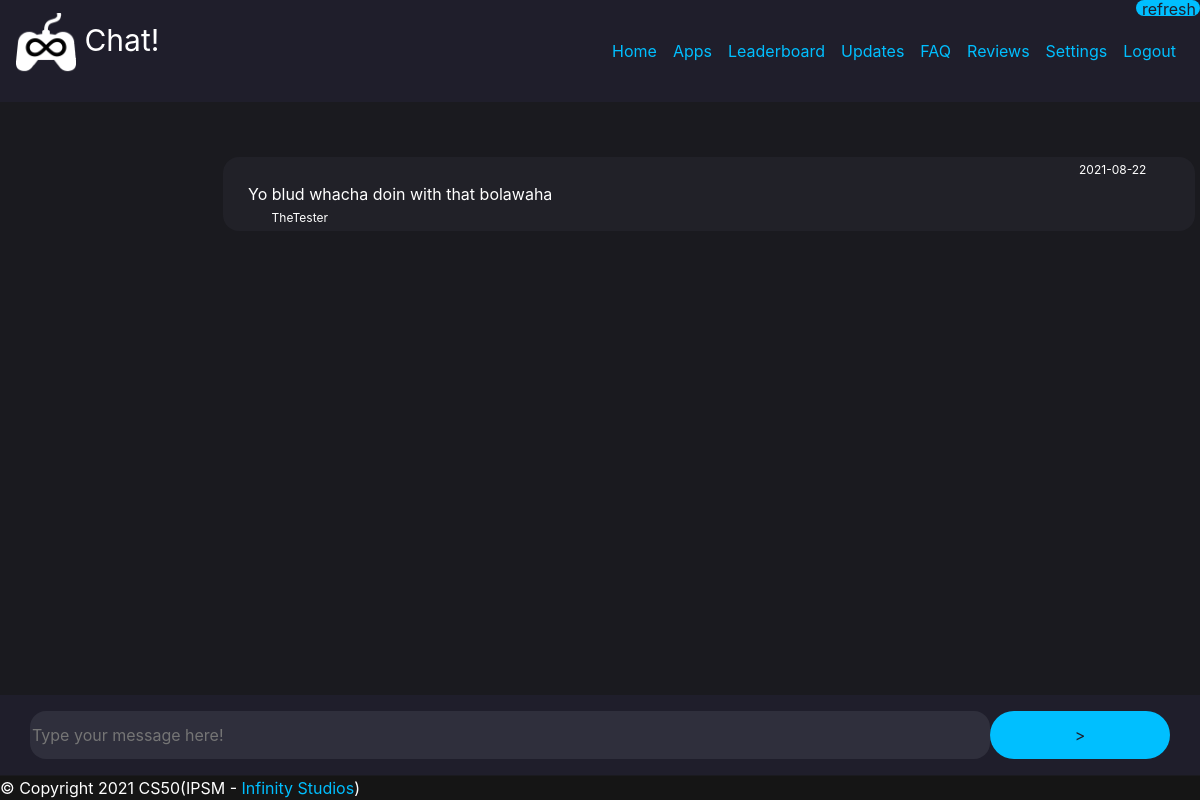
The page /chat (signed in) on the database its author committed.
### tables this page shows
CREATE TABLE chat (username text, message text not null, time text not null);

### application.py (the view, shortened to what this page needs)
@app.route("/chat", methods=["GET", "POST"])
@login_required
def chat():
    chats = db.execute("select * from chat order by time asc;")
    now = datetime.fromtimestamp(datetime.timestamp(datetime.now()))
    db.execute("insert into history (userID, name, image, time) values(?, ?, ?, ?)", session["id"], "Chat!", "chat", now)
    return render_template("chat.html", chats=chats)

### login_fix.py (called while the page is built)
def login_required(f):
    @wraps(f)
    def decorated_function(*args, **kwargs):
        if session.get("id") is None:
            return redirect("/login")
        return f(*args, **kwargs)
    return decorated_function

### templates/chat.html (shortened to what this page needs)
{% extends "layout.html" %}
{%block page%}Chat!{%endblock%}
{% block body %}
<div id="chats">
    <a href="/chat"><button id="refresh">refresh</button></a>
     {%for chat in chats%}
        <div class="chat-box fixed-bottom ml-auto">
            <div class="chat-time">{{chat.time}}</div>
            <div class="chat-message">{{chat.message}}</div>
            <div class="chat-username">{{chat.username}}</div>
        </div>
     {%endfor%}
</div>
 <form action="/chat" method="post" class="fixed-bottom ml-auto" id="bar">
     <input name="message" id="message" autocomplete="off" required placeholder="Type your message here!">
     <button id="send" type="submit">></button>
 </form>
{% endblock %}

### templates/layout.html (style rules this page uses)
button { font-size:50px; height:5rem; width:12rem; background-color:#00bfff; border-style:none; border-radius:25px; color:#1f1e2b; text-align:center; line-height:1rem; }
a { color:#00bfff; }
body { background-color:#1a1a1f; color:white; }

### templates/chat.html (style rules this page uses)
#chats { overflow-x:hidden; overflow-y:auto; height:65vh; display:fixed; margin-bottom:55px; }
@media (min-width: 1025px) and (max-width: 1280px) { .chat-box { background-color:#212128; position:relative; padding:25px; margin:5px; height:auto; width:90%; border-radius:1rem; } }
@media (min-width: 1025px) and (max-width: 1280px) { .chat-time { position:absolute; right:5%; top:5%; font-size:0.75rem; } }
@media (min-width: 1025px) and (max-width: 1280px) { .chat-message { font-size:1rem; } }
@media (min-width: 1025px) and (max-width: 1280px) { .chat-username { position:absolute; bottom:5%; left:5%; font-size:0.75rem; } }
@media (min-width: 1025px) and (max-width: 1280px) { #bar { display:flex; margin-bottom:25px; background-color:#1f1e2b; height:10%; align-items:center; justify-content:center; } }
@media (min-width: 1025px) and (max-width: 1280px) { #message { background-color:#2f2f3c; border-radius:1rem; color:white; border:1px none #00bfff; width:80%; height:60%; } }
@media (min-width: 1025px) and (max-width: 1280px) { #send { font-size:1rem; height:60%; width:15%; } }
#refresh { position:absolute; top:0; right:0; width:4rem; height:1rem; font-size:1rem; }

### rows shown on the page
chat: time "2021-08-22", message "Yo blud whacha doin with that bolawaha", username "TheTester"
